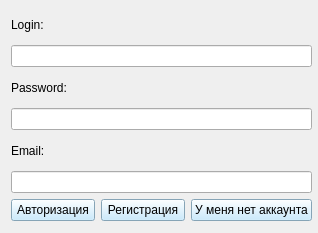
<?xml version="1.0" encoding="UTF-8"?>
<ui version="4.0">
 <class>AuthRegForm</class>
 <widget class="QWidget" name="AuthRegForm">
  <property name="geometry">
   <rect>
    <x>0</x>
    <y>0</y>
    <width>318</width>
    <height>233</height>
   </rect>
  </property>
  <property name="windowTitle">
   <string>Form</string>
  </property>
  <widget class="QWidget" name="verticalLayoutWidget">
   <property name="geometry">
    <rect>
     <x>11</x>
     <y>10</y>
     <width>301</width>
     <height>211</height>
    </rect>
   </property>
   <layout class="QVBoxLayout" name="verticalLayout">
    <item>
     <layout class="QGridLayout" name="gridLayout">
      <item row="4" column="0">
       <widget class="QLabel" name="labelPassword">
        <property name="text">
         <string>Password:</string>
        </property>
       </widget>
      </item>
      <item row="8" column="0">
       <widget class="QLineEdit" name="lineEditEmail"/>
      </item>
      <item row="6" column="0">
       <widget class="QLineEdit" name="lineEditPassword"/>
      </item>
      <item row="3" column="0">
       <widget class="QLineEdit" name="lineEditLogin"/>
      </item>
      <item row="7" column="0">
       <widget class="QLabel" name="labelEmail">
        <property name="text">
         <string>Email:</string>
        </property>
       </widget>
      </item>
      <item row="2" column="0">
       <widget class="QLabel" name="labelLogin">
        <property name="text">
         <string>Login:</string>
        </property>
       </widget>
      </item>
      <item row="9" column="0">
       <layout class="QHBoxLayout" name="horizontalLayout">
        <item>
         <widget class="QPushButton" name="pushButtonAuth">
          <property name="styleSheet">
           <string notr="true">background-color: rgb(187, 229, 255);</string>
          </property>
          <property name="text">
           <string>Авторизация</string>
          </property>
         </widget>
        </item>
        <item>
         <widget class="QPushButton" name="pushButtonRegistration">
          <property name="styleSheet">
           <string notr="true">background-color: rgb(187, 229, 255);</string>
          </property>
          <property name="text">
           <string>Регистрация</string>
          </property>
         </widget>
        </item>
        <item>
         <widget class="QPushButton" name="pushButtonChange">
          <property name="styleSheet">
           <string notr="true">background-color: rgb(187, 229, 255);</string>
          </property>
          <property name="text">
           <string>У меня нет аккаунта</string>
          </property>
         </widget>
        </item>
       </layout>
      </item>
     </layout>
    </item>
   </layout>
  </widget>
 </widget>
 <resources/>
 <connections/>
</ui>
